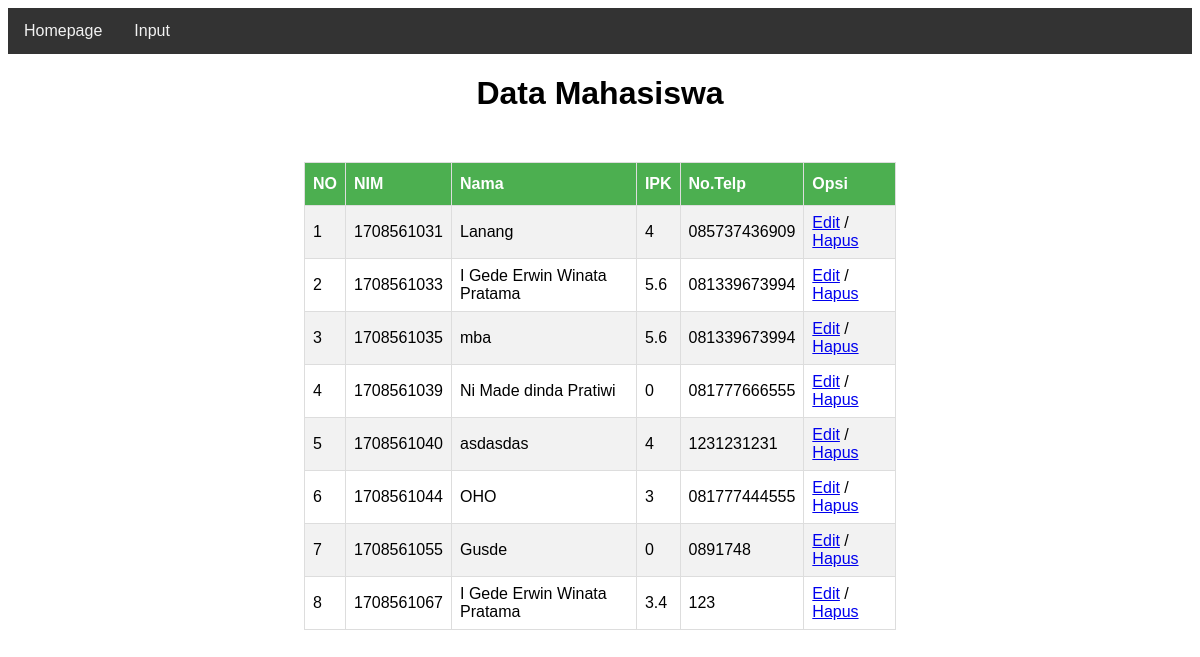
The page /view.php on the database its author committed.
### tables this page shows
CREATE TABLE `mahasiswa` (
  `mhsNIM` int(11) NOT NULL,
  `mhsNama` varchar(50) NOT NULL,
  `mhsIPK` float NOT NULL,
  `mhsTelp` varchar(12) NOT NULL
);

### view.php (the view, shortened to what this page needs)
<!DOCTYPE html>
<html>
<head>
</head>
<body>
	<div class="topnav">
		<a href="index.php">Homepage</a>
		<a href="insert.php">Input</a>
	</div>
	<div class="container">
	<h1>Data Mahasiswa</h1>
	<center>
	 	<table id="customers">
	 		<tr>
	 			<th>NO</th>
	 			<th>NIM</th>
	 			<th>Nama</th>
	 			<th>IPK</th>
	 			<th>No.Telp</th>
	 			<th>Opsi</th>
	 		</tr>
	 		<?php
				include 'connect.php';
				$getMhs = mysqli_query($connection,"SELECT * FROM mahasiswa");
				if (mysqli_num_rows($getMhs)==0) {
					echo "Tidak Ada Data";
				}
				else{
					$no = 1;
					while ($fetchMhs = mysqli_fetch_assoc($getMhs)) {
						echo "<tr>";
						echo "<td>".$no."</td>";
						echo "<td>".$fetchMhs["mhsNIM"]."</td>";
						echo "<td>".$fetchMhs["mhsNama"]."</td>";
						echo "<td>".$fetchMhs["mhsIPK"]."</td>";
						echo "<td>".$fetchMhs["mhsTelp"]."</td>";
			 			echo '<td><a href="edit.php?id='.$fetchMhs['mhsNIM'].'">Edit</a> / <a href="hapus.php?id='.$fetchMhs['mhsNIM'].'" onclick="return confirm(\'Yakin?\')">Hapus</a></td>';
			 			echo "</tr>";
			 			$no++;
					}
				}
	 		?>
	 	</table>
	 </center>
	</div>
</body>
</html>

### view.php (style rules this page uses)
#customers { font-family: "Trebuchet MS", Arial, Helvetica, sans-serif; border-collapse: collapse; width: 50%; margin: 50px auto; }
#customers td, #customers th { border: 1px solid #ddd; padding: 8px; }
#customers tr:nth-child(even) { background-color: #f2f2f2; }
#customers th { padding-top: 12px; padding-bottom: 12px; text-align: left; background-color: #4CAF50; color: white; }
h1 { font-family: "Trebuchet MS", Arial, Helvetica, sans-serif; text-align: center; }
.container { width: 100%; align-content: center; }
.topnav { font-family: "Trebuchet MS", Arial, Helvetica, sans-serif; overflow: hidden; background-color: #333; }
.topnav a { float: left; display: block; color: #f2f2f2; text-align: center; padding: 14px 16px; text-decoration: none; }

### rows shown on the page
mahasiswa: mhsNIM "1708561031", mhsNama "Lanang", mhsIPK "4", mhsTelp "085737436909"
mahasiswa: mhsNIM "1708561033", mhsNama "I Gede Erwin Winata Pratama", mhsIPK "5.6", mhsTelp "081339673994"
mahasiswa: mhsNIM "1708561035", mhsNama "mba", mhsIPK "5.6", mhsTelp "081339673994"
mahasiswa: mhsNIM "1708561039", mhsNama "Ni Made dinda Pratiwi", mhsIPK "0", mhsTelp "081777666555"
mahasiswa: mhsNIM "1708561040", mhsNama "asdasdas", mhsIPK "4", mhsTelp "1231231231"
mahasiswa: mhsNIM "1708561044", mhsNama "OHO", mhsIPK "3", mhsTelp "081777444555"
mahasiswa: mhsNIM "1708561055", mhsNama "Gusde", mhsIPK "0", mhsTelp "0891748"
mahasiswa: mhsNIM "1708561067", mhsNama "I Gede Erwin Winata Pratama", mhsIPK "3.4", mhsTelp "123"
